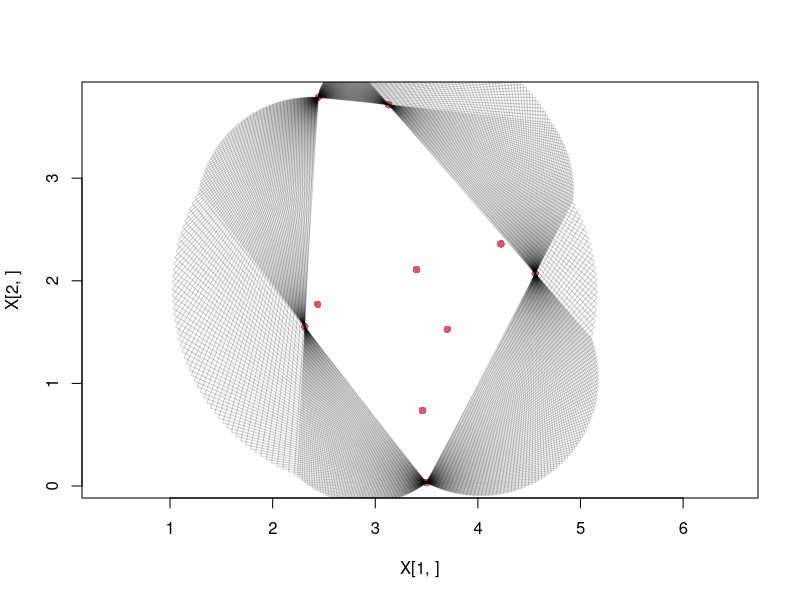

This chart was generated by the following R code:
rot <- function(t) {
   matrix(c(cos(t), sin(t), -sin(t), cos(t)), nrow=2)
}

BB <-function(X) {
   matrix(c(
      min(X[1,]),min(X[1,]),max(X[1,]),max(X[1,]),
      min(X[2,]),max(X[2,]),max(X[2,]),min(X[2,])
   ), byrow=TRUE, nrow=2)
}

set.seed(123)
X <- matrix(rnorm(20), nrow=2)+c(3,2)
plot(X[1,], X[2,],asp=1,col=2,pch=16)
b <- BB(X)

for (t in seq(0, 2*pi, len=100)[-1]) {
   A <- rot(t)
   b <- solve(A)%*%BB(A%*%X)
   polygon(b[1,], b[2,], border="#00000030")
}
